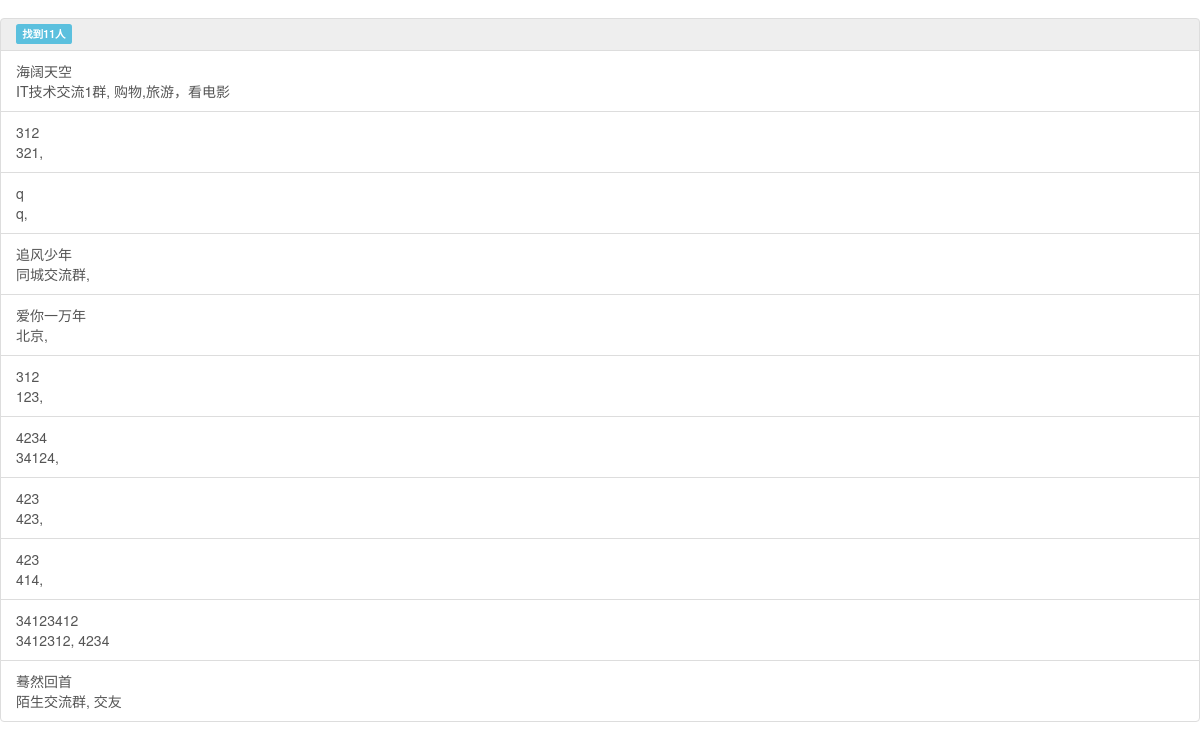
Screenshot of /searchresult.php (signed in) with the database file from the repository.
### tables this page shows
CREATE TABLE `t_user` (
  `id` int(11) NOT NULL AUTO_INCREMENT,
  `userName` varchar(32) NOT NULL COMMENT '用户名',
  `password` varchar(64) NOT NULL COMMENT '密码',
  `sex` varchar(10) NOT NULL COMMENT '性别',
  `birthday` date NOT NULL,
  `groupName` varchar(64) NOT NULL COMMENT '群名',
  `nickname` varchar(64) NOT NULL COMMENT '昵称',
  `address` varchar(512) NOT NULL,
  `company` varchar(256) NOT NULL,
  `industry` varchar(128) DEFAULT NULL COMMENT '行业',
  `school` varchar(64) DEFAULT NULL,
  `profession` varchar(64) DEFAULT NULL COMMENT '专业',
  `hobby` varchar(256) DEFAULT NULL,
  `ideal` varchar(128) DEFAULT NULL COMMENT '理想',
  `introduce` varchar(1000) DEFAULT NULL COMMENT '个人介绍',
  PRIMARY KEY (`id`,`userName`)
);

### SqlHelper.class.php (called while the page is built, shortened)
<?php
class SqlHelper{
    private $mysqli;
    private static $host="127.0.0.1";
    private static $user="root";
    private static $password="";
    private static $db="oelove";
    public function __construct(){
        $this->mysqli=new mysqli(self::$host,self::$user,self::$password,self::$db);
        $this->mysqli->query("set names utf8");
    }
    public function Execute_Dql($sql){
        $res=$this->mysqli->query($sql);
        return $res;
    }
}
?>

### SearchServer.class.php (called while the page is built, shortened)
<?php
require_once "SqlHelper.class.php";
class SearchServer{
    public function userSearch($search){
        $sql="select id,userName,groupName,hobby,nickname from t_user where username<>'{$_SESSION['userName']}' and (userName like '%{$search}%' or nickname like '%{$search}%' or address like '%{$search}%' or hobby like '%{$search}%' or ideal like '%{$search}%' or company like '%{$search}%') ;";
		$SqlHelper=new SqlHelper();
		$res=$SqlHelper->Execute_Dql($sql);
        $array=array();
        while($row=$res->fetch_assoc()){
            $array[]=$row;
        }
        return $array;
   }
   public function get_rows($search){
    $SqlHelper=new SqlHelper();
    $sql="select userName,groupName,hobby from t_user where username<>'{$_SESSION['userName']}' and (userName like '%{$search}%' or nickname like '%{$search}%' or address like '%{$search}%' or hobby like '%{$search}%' or ideal like '%{$search}%' or company like '%{$search}%');";
    $res=$SqlHelper->Execute_Dql($sql);
    $rowNum=$res->num_rows;
    return $rowNum;
   }
}
?>

### searchresult.php (the view, shortened to what this page needs)
<?php
require_once "SearchServer.class.php";
?>
<html>
<head>
<link rel="stylesheet" type="text/css" href="css/bootstrap.min.css">
<link rel="stylesheet" type="text/css" href="css/jumbotron-narrow.css">
</head>
<?php
$SearchServer=new SearchServer();
$search=$_GET['userInput'];
$array=$SearchServer->userSearch($search);
$rowNum=$SearchServer->get_rows($search);
?>
<ul class="list-group" style="margin-top:10px;">
<a href="#" class="list-group-item disabled"><span class="label label-info">找到<?php echo "$rowNum"; ?>人</span></a>
<?php
for($i=0;$i<count($array);$i++){
$row=$array[$i];
?>
<a class="list-group-item" href='PersonInfo.php?fid=<?php echo $row['id'] ?>'><?php echo $row['nickname']?><br /><?php echo $row['groupName']?>,  <?php echo $row['hobby']?>
</a>
<?php
}
?>
</ul>
</html>

### rows the page displays
t_user: nickname "海阔天空", groupName "IT技术交流1群", hobby "购物,旅游，看电影"
t_user: nickname "312", groupName "321"
t_user: nickname "q", groupName "q"
t_user: nickname "追风少年", groupName "同城交流群"
t_user: nickname "爱你一万年", groupName "北京"
t_user: nickname "312", groupName "123"
t_user: nickname "4234", groupName "34124"
t_user: nickname "423", groupName "423"
t_user: nickname "423", groupName "414"
t_user: nickname "34123412", groupName "3412312", hobby "4234"
t_user: nickname "蓦然回首", groupName "陌生交流群", hobby "交友"

### other values shown
$rowNum "11"
